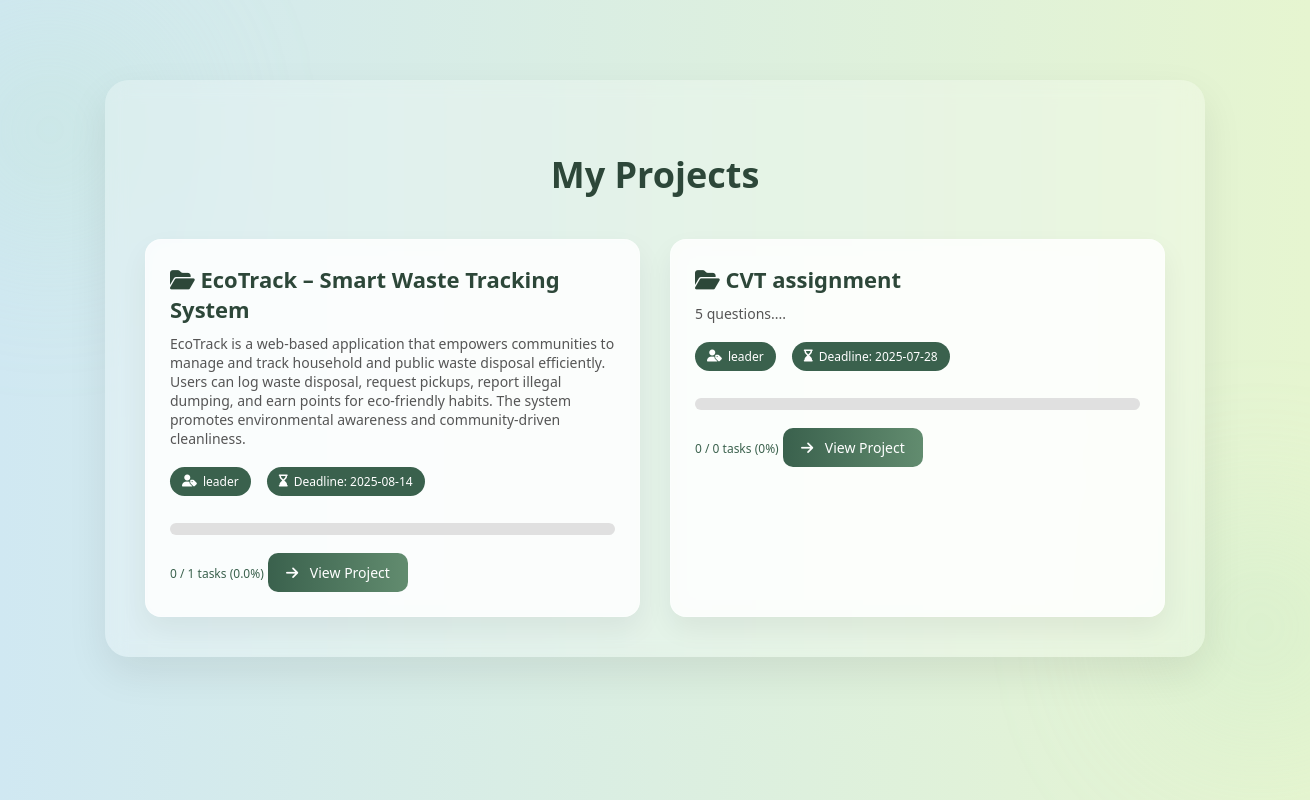
The app's page /my-projects (signed in) with its own data.
### tables this page shows
CREATE TABLE project_members (
    id INTEGER PRIMARY KEY AUTOINCREMENT,
    project_id INTEGER,
    user_id INTEGER,
    role TEXT CHECK(role IN ('leader', 'member')) DEFAULT 'member',
    FOREIGN KEY (project_id) REFERENCES projects(id),
    FOREIGN KEY (user_id) REFERENCES users(id)
);

CREATE TABLE projects (
    id INTEGER PRIMARY KEY AUTOINCREMENT,
    title TEXT NOT NULL,
    description TEXT,
    deadline DATE,
    created_by INTEGER,
    created_at TIMESTAMP DEFAULT CURRENT_TIMESTAMP, join_code TEXT,
    FOREIGN KEY (created_by) REFERENCES users(id)
);

### app.py (the view)
@app.route('/my-projects')
def my_projects():
    if 'user_id' not in session:
        return redirect('/login')
    user_id = session['user_id']
    conn = get_db_connection()
    cursor = conn.cursor()
    cursor.execute("""
        SELECT
            p.id, p.title, p.description, p.deadline, pm.role,
            (
                SELECT COUNT(*) FROM tasks t WHERE t.project_id = p.id
            ) AS total_tasks,
            (
                SELECT COUNT(*) FROM tasks t WHERE t.project_id = p.id AND t.status = 'completed'
            ) AS completed_tasks
        FROM project_members pm
        JOIN projects p ON pm.project_id = p.id
        WHERE pm.user_id = ?
    """, (user_id,))
    projects = cursor.fetchall()
    conn.close()
    return render_template('my_projects.html', projects=projects)

### app.py (called while the page is built)
def get_db_connection():
    conn = sqlite3.connect('data.db')
    conn.row_factory = sqlite3.Row
    return conn

### templates/my_projects.html (shortened to what this page needs)
<!DOCTYPE html>
<html lang="en">
<head>
  <link rel="stylesheet" href="https://cdnjs.cloudflare.com/ajax/libs/font-awesome/6.5.0/css/all.min.css">
</head>
<body>
  <div class="blob top-left"></div>
  <div class="blob bottom-right"></div>
  <div class="container">
    <h2>My Projects</h2>
    {% if projects %}
      <div class="project-grid">
        {% for project in projects %}
  <div class="project-card">
    <h3><i class="fas fa-folder-open"></i> {{ project['title'] }}</h3>
    <p>{{ project['description'] }}</p>
    <div class="meta-group">
      <span class="badge"><i class="fas fa-user-tag"></i> {{ project['role'] }}</span>
      <span class="badge"><i class="fas fa-hourglass-end"></i> Deadline: {{ project['deadline'] }}</span>
    </div>
    {% set completed = project['completed_tasks'] %}
    {% set total = project['total_tasks'] %}
    {% set percent = (completed / total * 100) if total > 0 else 0 %}
    {% set percent_rounded = percent | round(1) %}
    <div class="progress-container">
    </div>
    <small class="progress-text">{{ completed }} / {{ total }} tasks ({{ percent_rounded }}%)</small>
    <a href="/project/{{ project['id'] }}" class="btn"><i class="fas fa-arrow-right"></i> View Project</a>
  </div>
{% endfor %}
      </div>
    {% else %}
      <p class="no-projects">You are not part of any projects yet.</p>
    {% endif %}
  </div>
</body>
</html>

### templates/my_projects.html (style rules this page uses)
* { box-sizing: border-box; }
body { margin: 0; padding: 0; font-family: 'Segoe UI', sans-serif; background: linear-gradient(to right, #d0e8f2, #e6f5d0); color: #2d4739; overflow-x: hidden; position: relative; }
.container { max-width: 1100px; margin: 80px auto; padding: 40px; border-radius: 24px; background: rgba(255, 255, 255, 0.25); box-shadow: 0 16px 40px rgba(0, 0, 0, 0.08); backdrop-filter: blur(10px); position: relative; z-index: 1; }
h2 { text-align: center; font-size: 36px; margin-bottom: 40px; color: #2d4739; font-weight: 700; }
.project-grid { display: grid; grid-template-columns: repeat(auto-fit, minmax(280px, 1fr)); gap: 30px; }
.project-card { background: rgba(255, 255, 255, 0.1); border: 1px solid rgba(255, 255, 255, 0.3); backdrop-filter: blur(12px); border-radius: 20px; padding: 24px; transition: 0.4s ease; box-shadow: 0 8px 18px rgba(0, 0, 0, 0.1); position: relative; }
.project-card h3 { font-size: 22px; margin: 0 0 10px; color: #2d4739; }
.project-card p { font-size: 14px; margin: 6px 0; color: #444; }
.badge { display: inline-block; background: #3a614d; color: white; font-size: 12px; padding: 4px 10px; border-radius: 20px; margin: 5px 6px 12px 0; }
.btn { margin-top: 15px; display: inline-block; text-decoration: none; background: linear-gradient(to right, #3a614d, #628c6f); color: white; padding: 10px 18px; border-radius: 12px; font-size: 14px; font-weight: 500; transition: background 0.3s ease; }
.btn i { margin-right: 8px; }
.blob { position: absolute; width: 300px; height: 300px; background: radial-gradient(#bae4c6, transparent 70%); border-radius: 50%; filter: blur(80px); z-index: 0; opacity: 0.5; }
.blob.top-left { top: -100px; left: -100px; }
.blob.bottom-right { bottom: -120px; right: -100px; }
.project-card { background: #ffffffcc; border-radius: 16px; padding: 24px; box-shadow: 0 12px 28px rgba(0, 0, 0, 0.06); transition: 0.3s ease; position: relative; }
.project-card h3 { font-size: 22px; margin-bottom: 10px; color: #2d4739; }
.project-card p { color: #555; font-size: 14px; margin-bottom: 14px; }
.meta-group { display: flex; flex-wrap: wrap; gap: 10px; margin-bottom: 15px; }
.badge { background: #3a614d; color: #fff; font-size: 12px; padding: 6px 12px; border-radius: 50px; display: inline-flex; align-items: center; gap: 6px; }
.progress-container { width: 100%; height: 12px; background: #e0e0e0; border-radius: 20px; overflow: hidden; margin-bottom: 8px; }
.progress-text { font-size: 12px; color: #3a614d; }
.btn { display: inline-block; margin-top: 10px; background: linear-gradient(to right, #3a614d, #628c6f); color: white; padding: 10px 18px; border-radius: 10px; text-decoration: none; font-size: 14px; font-weight: 500; transition: all 0.3s ease; }

### records on screen
project_members: title "EcoTrack – Smart Waste Tracking System", description "EcoTrack is a web-based application that empowers communities to manage and track household and public waste disposal efficiently. Users can log waste disposal, request pickups, report illegal dumping, and earn points for eco-friendly habits. The system promotes environmental awareness and community-driven cleanliness.", role "leader", deadline "2025-08-14", completed "0", total "1", percent_rounded "0.0"
project_members: title "CVT assignment", description "5 questions....", role "leader", deadline "2025-07-28", completed "0", total "0", percent_rounded "0"
